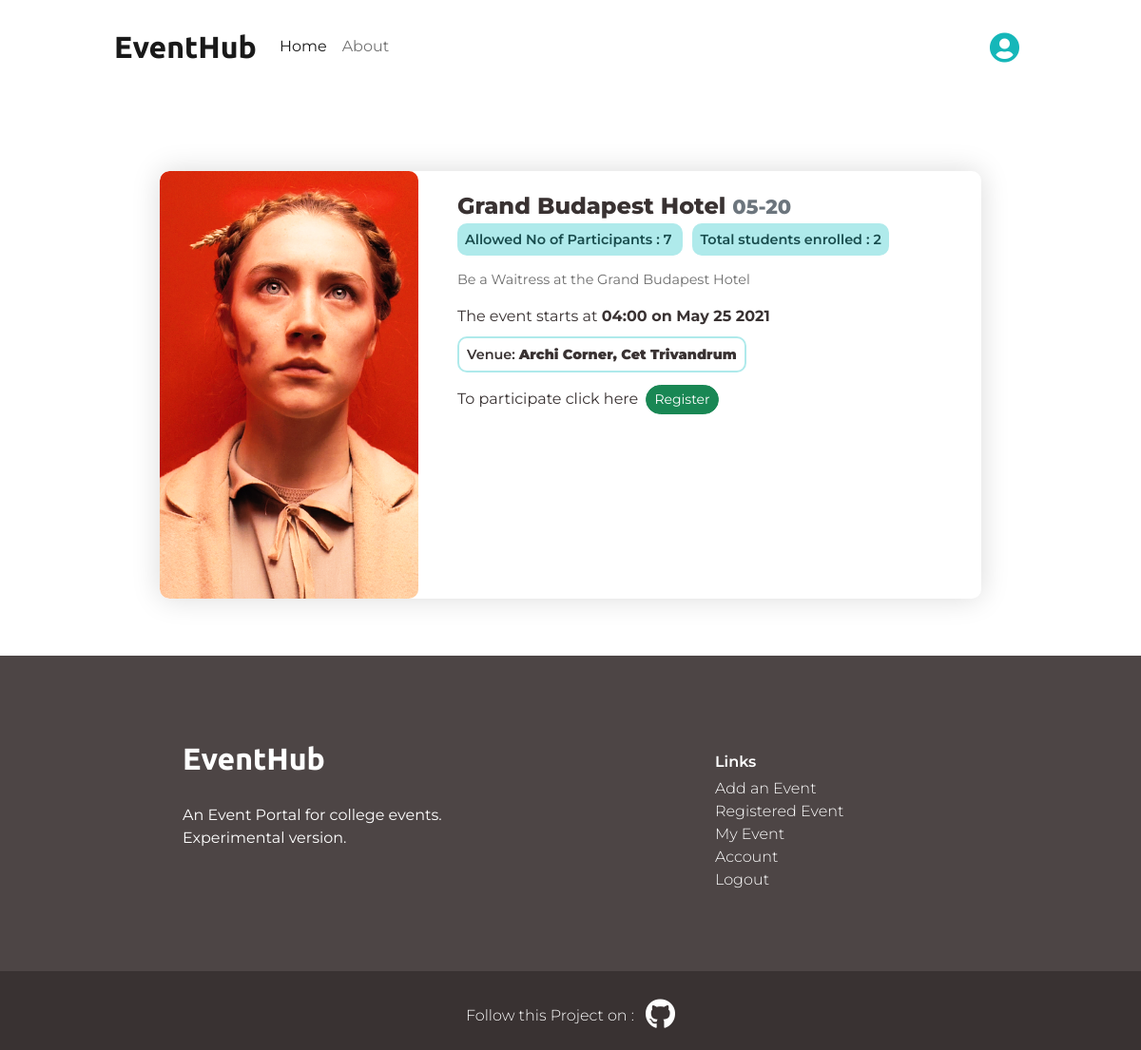
/event/2 (signed in), run on the app's committed database.
### event/models.py (models this page shows)
class Event(db.Model):
    id = db.Column(db.Integer,primary_key = True)
    name = db.Column(db.String(1200),nullable = False)
    posted = db.Column(db.DateTime,nullable=False,default = datetime.now())
    date = db.Column(db.Date,nullable=True)
    time = db.Column(db.Time,nullable=True)
    venue = db.Column(db.String(100),nullable = True)
    description = db.Column(db.String(2000),nullable = False)
    banner = db.Column(db.String(20),nullable=True,default='default.png')
    user_id = db.Column(db.Integer,db.ForeignKey('user.id'),nullable = False)
    max = db.Column(db.Integer,nullable =True)
    is_verified =  db.Column(db.Boolean, default=False)

### event/events/routes.py (the view)
@events.route("/event/<int:event_id>")
def event(event_id):
    event = Event.query.get_or_404(event_id)
    no_reg = len(Registered.query.filter_by(eventId = event.id).all())
    no_reg_confirmed = len(Registered.query.filter_by(eventId = event.id, is_coming = True).all())
    if current_user.is_authenticated:
        register_status = Registered.query.filter_by(userId = current_user.id).all()
        x = len(register_status)
        new_list = []
        for i in range(x):
            new_list.append(register_status[i].eventId)
        event_list = []
        for i in new_list:
            event_list.append(Event.query.get_or_404(i))
        size = len(event_list)
        eventName_list =[]
        for i in range(size):
            eventName_list.append(event_list[i].name)
        size = len(eventName_list)
        return render_template('event.html', title=event.name, event=event, no_reg = no_reg,eventName_list =eventName_list, size=size, no_reg_confirmed=no_reg_confirmed)
    else:
        return render_template('event.html', title=event.name, event=event, no_reg = no_reg)

### event/models.py (called while the page is built)
@login_manager.user_loader
def load_user(user_id):
    return User.query.get(int(user_id))

### event/templates/event.html (shortened to what this page needs)
{% extends "layout.html" %} {% block content %}
<section>
  <div class="container mt-5 event_card">
    <div class="row">
      <div class="col-md-4">
        <img
          src="{{url_for('static', filename='banner_pics/' + event.banner)}}"
          class="event_card_img"
          alt=""
        />
      </div>
      <div class="col-md-8">
        <div class="event-body">
          <h5 class="event-title">
            {{ event.name }}
            <small class="text-muted">
              {{ event.posted.strftime('%m-%d') }}
            </small>
          </h5>
          <span class="badge_event">
            Allowed No of Participants : {{ event.max }}
          </span>
          <br class="mobile-break">
          <br class="mobile-break">
          <span class="badge_event">
            Total students enrolled : {{ no_reg }}
          </span>
          <p class="event-text">{{ event.description }}</p>
          <p>
            The event starts at
            <strong
              >{{ event.time.strftime( "%H:%M")}} on {{ event.date.strftime("%b
              %d %Y") }}</strong
            >
          </p>
          <p>
            <span class="badge_event_2">
              Venue: <strong> {{event.venue}} </strong></span
            >
          </p>
          {% if current_user.is_authenticated %}  {% if event.name in eventName_list %}
          <div>
            <p>You are already registered.</p>
          </div>
          {% elif event.author != current_user %} {% if no_reg < event.max %}
          <form method="POST" action="register_event">
            <div>
              <p>
                To participate click here
                <button
                  type="button"
                  class="btn btn-success btn-sm m-1"
                  data-bs-toggle="modal"
                  data-bs-target="#exmpleModal"
                >
                  Register
                </button>
              </p>
            </div>
          </form>
          {% endif%} {% endif %}  {% endif %}
        </div>
      </div>
    </div>
  </div>
</section>
{% endblock content %}

### event/static/styles.css (style rules this page uses)
body { color: #393232; background-color: #ffffff; font-family: 'Montserrat', sans-serif; }
h1, h2, h3, h4, h5, h6 { color: #393232; }
:root { --surface-color: #fff; --curve: 40; --bg-pink: #fef8f8; --black-color:#272343; --text-color:#393232; }
body { padding-top: 120px; }
.btn { border-radius: 20px; }
.event_card { overflow: hidden; flex-flow: row wrap; justify-content: flex-start; box-shadow: 0px 0px 30px rgba(0, 0, 0, 0.15); width: 90%; margin: 0 auto; padding: 0; position: relative; height: auto; border-radius: 10px; word-wrap: break-word; }
.event_card_img { width: 100%; height: 450px; object-fit: cover; border-radius: 10px; }
.event-body { padding:4% 3%; }
.event-title { font-weight: 800; font-size: 1.5rem; }
.event-text { padding-top: 20px; font-weight: 400; font-size: 0.9rem; color: #6e6e6e; }
.badge_event { padding:8px; margin-right: 10px; background-color:#afeaeb ; border-radius: 10px; color: #184c4d; font-weight: 600; font-size: 0.9rem; }
.badge_event_2 { padding:8px; margin-right: 10px; border: 2px solid #afeaeb; border-radius: 10px; color: #393232; font-weight: 600; font-size: 0.9rem; }

### data on the page
Event: banner (picture), name "Grand Budapest Hotel", posted "05-20", max "7", description "Be a Waitress at the Grand Budapest Hotel", time "04:00", date "May 25 2021", venue "Archi Corner, Cet Trivandrum"

### other printed values
{{ no_reg }} "2"
